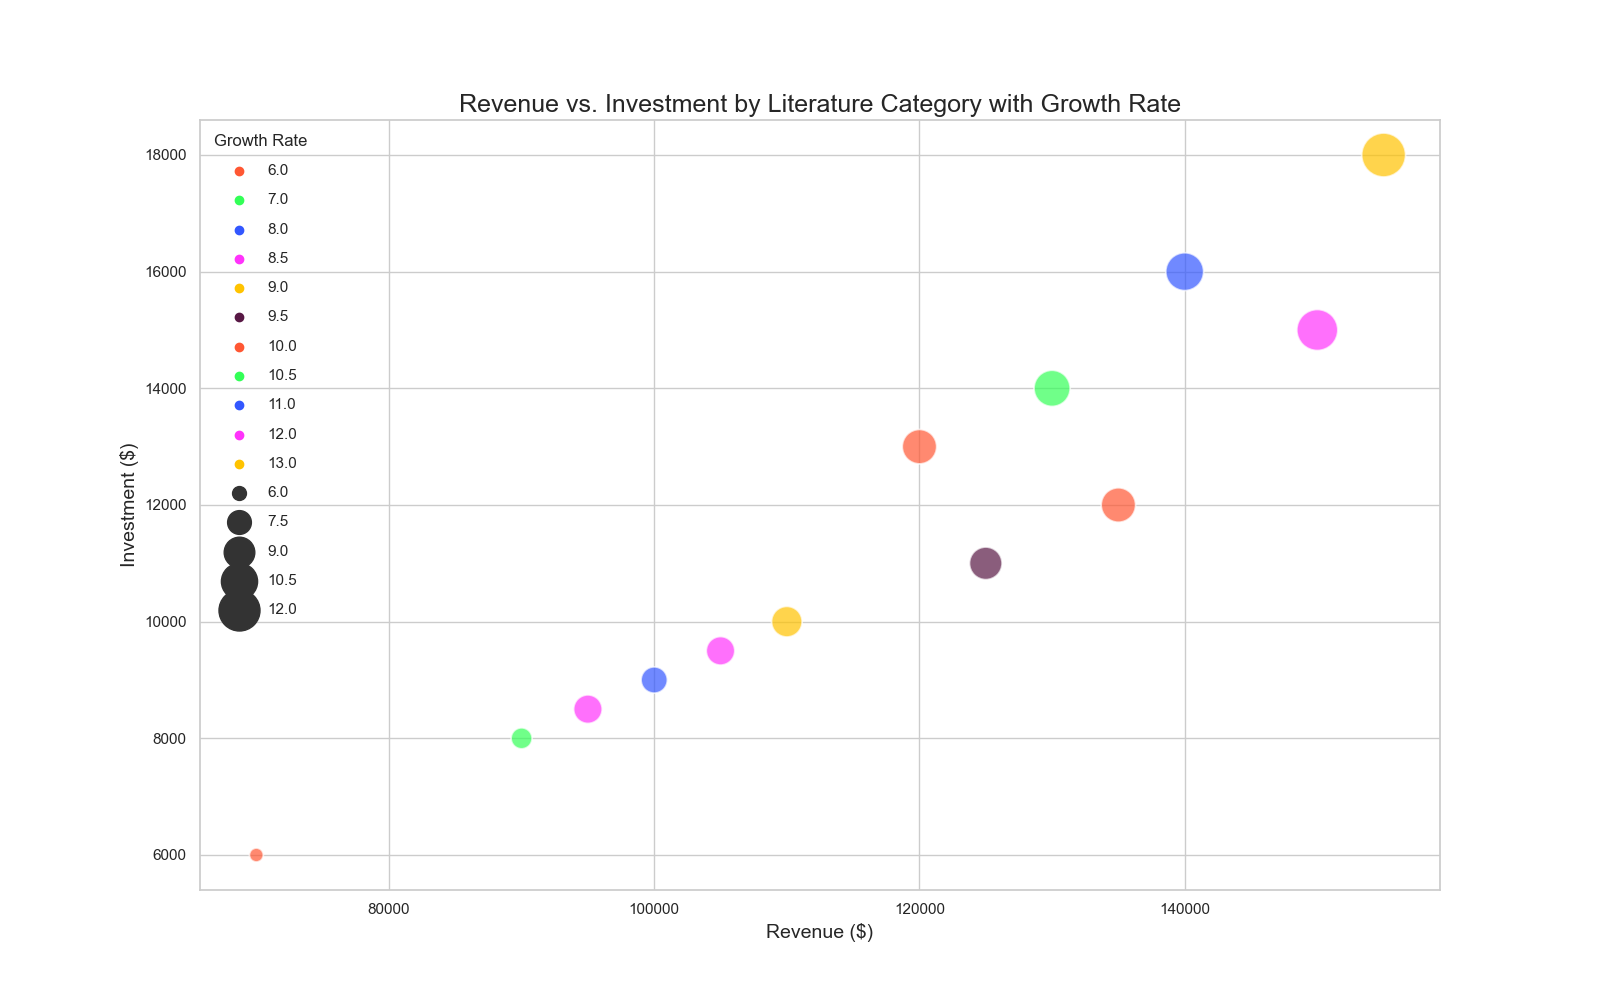

The script that drew this image:

import seaborn as sns
import matplotlib.pyplot as plt
import pandas as pd

data = {
    'Category': ['Fantasy', 'Sci-Fi', 'Mystery', 'Biography', 'Self-Help', 
                 'Romance', 'Horror', 'Historical Fiction', 'Poetry', 'Adventure', 
                 'Drama', 'Non-Fiction', 'Comics'],
    'Revenue': [120000, 150000, 100000, 90000, 110000, 
                140000, 95000, 130000, 70000, 155000, 
                125000, 135000, 105000],
    'Investment': [13000, 15000, 9000, 8000, 10000, 
                   16000, 8500, 14000, 6000, 18000,
                   11000, 12000, 9500],
    'Growth Rate': [10, 12, 8, 7, 9, 
                    11, 8.5, 10.5, 6, 13,
                    9.5, 10, 8.5]
}

df = pd.DataFrame(data)

plt.figure(figsize=(16, 10))
bubble_chart = sns.scatterplot(data=df, x='Revenue', y='Investment', 
                               hue='Growth Rate', size='Growth Rate', 
                               sizes=(100, 1000), alpha=0.7, 
                               palette=["#FF5733", "#33FF57", "#3357FF", "#FF33FB", "#FFC300", "#581845", "#FF5733", "#33FF57", "#3357FF", "#FF33FB", "#FFC300", "#581845", "#33FF57"])

plt.legend(scatterpoints=1, frameon=False, labelspacing=1, title='Growth Rate')
plt.title('Revenue vs. Investment by Literature Category with Growth Rate', fontsize=18)
plt.xlabel('Revenue ($)', fontsize=14)
plt.ylabel('Investment ($)', fontsize=14)

plt.show()
